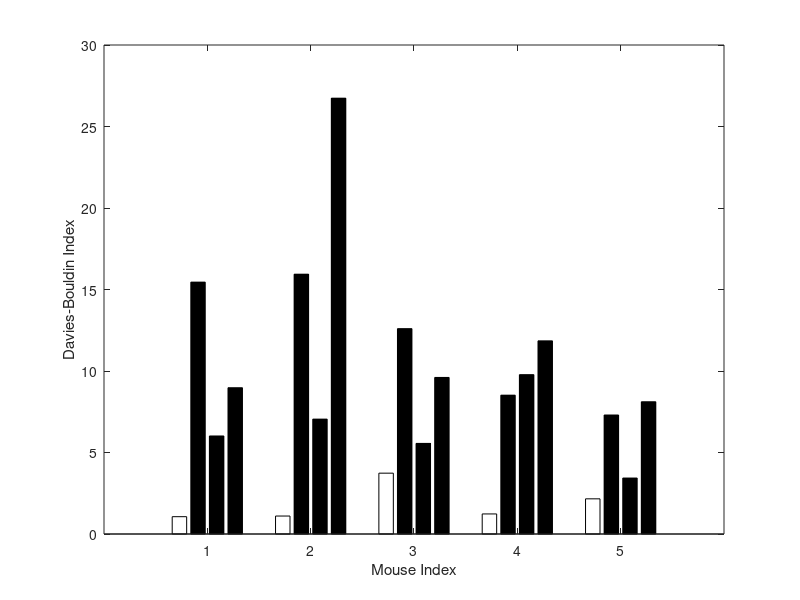

MATLAB code for this plot: (Note: this script raises an error after producing the figure.)
%% MDS
load('dbIndex_mds.mat')

figure; bb = bar(dbIndex_mds','FaceColor','flat');
xlabel('Mouse Index'); ylabel('Davies-Bouldin Index');

cmap = flipud(othercolor('Spectral8'));
cmap_short = cmap(floor(linspace(1,256,4)),:);

for k = 1:size(dbIndex_mds',2)
    bb(k).CData = cmap_short(k,:);
end
title('Multi-dimensional Scaling')
legend('NN-ResDMD', 'Hankel DMD', 'EDMD+RBF', 'Kernel ResDMD')
box off
ax = gca; ax.FontSize = 15;

%% UMAP
load('dbIndex_umap.mat')

figure; bb = bar(dbIndex_umap','FaceColor','flat');
xlabel('Mouse Index'); ylabel('Davies-Bouldin Index');

cmap = flipud(othercolor('Spectral8'));
cmap_short = cmap(floor(linspace(1,256,4)),:);

for k = 1:size(dbIndex_umap',2)
    bb(k).CData = cmap_short(k,:);
end
title('UMAP')
legend('NN-ResDMD', 'Hankel DMD', 'EDMD+RBF', 'Kernel ResDMD');
box off;
ax = gca; ax.FontSize = 15;

%% t-SNE
load('dbIndex_tsne.mat')

figure; bb = bar(dbIndex_tsne','FaceColor','flat');
xlabel('Mouse Index'); ylabel('Davies-Bouldin Index');

cmap = flipud(othercolor('Spectral8'));
cmap_short = cmap(floor(linspace(1,256,4)),:);

for k = 1:size(dbIndex_tsne',2)
    bb(k).CData = cmap_short(k,:);
end
title('t-SNE')
legend('NN-ResDMD', 'Hankel DMD', 'EDMD+RBF', 'Kernel ResDMD')
box off
ax = gca; ax.FontSize = 15;